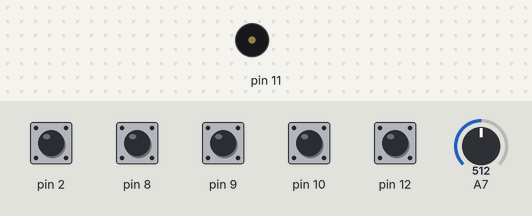
This sketch was run on a simulated Arduino Nano, built with avr-gcc and run on an emulated ATmega328P. On the bench: buzzer (waves = sounding). The inputs (shaded band) are chosen by the test bench; at power-on: pin 2, pin 8–10, pin 12 HIGH, A7 = 512. What the sketch prints to the serial monitor is not drawn.

Above: at 1.2 s.
1.3 s: pin 2 pulled LOW for 0.15 s
At 2.2 s:
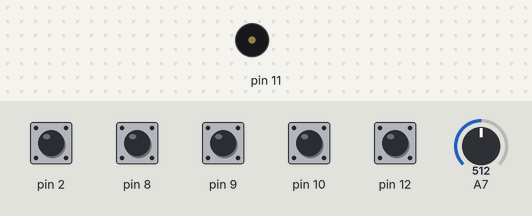
2.9 s: pin 12 pulled LOW for 0.15 s
At 13.5 s:
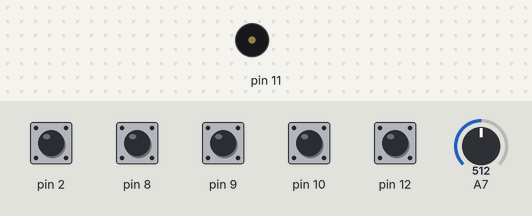
Timing chart, 0 to 14.0 s (numbered marks = the images above; inputs shaded):
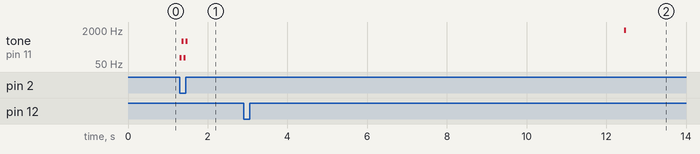

Measured:
- after the input at 1.3 s, tone on pin 11: plays 100 Hz for 0.05 s, 600 Hz for 0.05 s, 100 Hz for 0.05 s, 600 Hz for 0.05 s, starting at once
- after the input at 2.9 s, tone on pin 11: silent → 1999 Hz after 9.5 s, → silent 0.05 s later

The sketch:

PianoBuzzer.ino
```cpp
void setup() {

  pinMode(12,INPUT_PULLUP);
  pinMode(10,INPUT_PULLUP);
  pinMode(9,INPUT_PULLUP);
  pinMode(2,INPUT_PULLUP);
  pinMode(8,INPUT_PULLUP);
  pinMode(11,OUTPUT);
  Serial.begin(9600);

}

void loop() {

   int duracao = map(analogRead(A7),0,1023,0,100);
   int x = digitalRead(12);
   Serial.println(x);
   if(x == 0){
      for(int i = 100; i < 2000; i++){
        tone(11,i,duracao);
        delay(5);
      }
   }
   int y = digitalRead(10);
   Serial.println(y);
   if(y == 0){
      for(int i = 100; i < 2000; i = i *3){
        tone(11,i,duracao);
        delay(38);
      }
   }
   int z = digitalRead(9);
   Serial.println(z);
   if(z == 0){
     for(int i = 100; i < 2000; i = i * 5){
        tone(11,i,duracao);
        delay(26);
      }
   }
   int a = digitalRead(8);
   Serial.println(a);
   if(digitalRead(2) == 0){
      for(int i = 100; i < 2000; i = i * 6){
        tone(11,i,duracao);
        delay(47);
      }
   }
   int b = digitalRead(2);
   Serial.println(b);
   if(digitalRead(8) == 0){
      for(int i = 100; i < 2000; i = i * 8){
        tone(11,i,duracao);
        delay(31);
      }
   }

   if( a == 0 && b == 0){
      for(int i = 100; i < 2000; i = i * 4){
        tone(11,i,duracao);
        delay(24);
      }

   }


}
```
